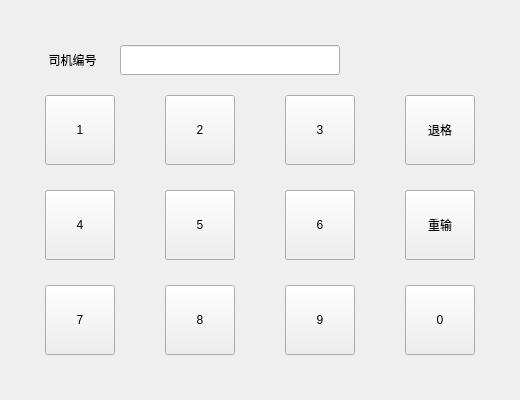
<?xml version="1.0" encoding="UTF-8"?>
<ui version="4.0">
 <class>KeyBoard</class>
 <widget class="QWidget" name="KeyBoard">
  <property name="geometry">
   <rect>
    <x>0</x>
    <y>0</y>
    <width>520</width>
    <height>400</height>
   </rect>
  </property>
  <property name="windowTitle">
   <string>Form</string>
  </property>
  <layout class="QGridLayout" name="gridLayout_2">
   <item row="0" column="1">
    <spacer name="verticalSpacer_2">
     <property name="orientation">
      <enum>Qt::Vertical</enum>
     </property>
     <property name="sizeHint" stdset="0">
      <size>
       <width>20</width>
       <height>17</height>
      </size>
     </property>
    </spacer>
   </item>
   <item row="1" column="0">
    <spacer name="horizontalSpacer_2">
     <property name="orientation">
      <enum>Qt::Horizontal</enum>
     </property>
     <property name="sizeHint" stdset="0">
      <size>
       <width>25</width>
       <height>20</height>
      </size>
     </property>
    </spacer>
   </item>
   <item row="1" column="1">
    <layout class="QVBoxLayout" name="verticalLayout">
     <property name="spacing">
      <number>20</number>
     </property>
     <item>
      <layout class="QHBoxLayout" name="horizontalLayout">
       <item>
        <widget class="QLabel" name="idLabel">
         <property name="minimumSize">
          <size>
           <width>55</width>
           <height>30</height>
          </size>
         </property>
         <property name="text">
          <string>司机编号</string>
         </property>
         <property name="alignment">
          <set>Qt::AlignCenter</set>
         </property>
        </widget>
       </item>
       <item>
        <widget class="QLineEdit" name="idLineedit">
         <property name="minimumSize">
          <size>
           <width>220</width>
           <height>30</height>
          </size>
         </property>
         <property name="maximumSize">
          <size>
           <width>16777215</width>
           <height>30</height>
          </size>
         </property>
        </widget>
       </item>
       <item>
        <spacer name="horizontalSpacer">
         <property name="orientation">
          <enum>Qt::Horizontal</enum>
         </property>
         <property name="sizeHint" stdset="0">
          <size>
           <width>40</width>
           <height>20</height>
          </size>
         </property>
        </spacer>
       </item>
      </layout>
     </item>
     <item>
      <layout class="QGridLayout" name="gridLayout">
       <property name="horizontalSpacing">
        <number>50</number>
       </property>
       <property name="verticalSpacing">
        <number>25</number>
       </property>
       <item row="0" column="0">
        <widget class="QPushButton" name="keyBoard1">
         <property name="sizePolicy">
          <sizepolicy hsizetype="Maximum" vsizetype="Maximum">
           <horstretch>0</horstretch>
           <verstretch>0</verstretch>
          </sizepolicy>
         </property>
         <property name="minimumSize">
          <size>
           <width>70</width>
           <height>70</height>
          </size>
         </property>
         <property name="maximumSize">
          <size>
           <width>70</width>
           <height>70</height>
          </size>
         </property>
         <property name="styleSheet">
          <string notr="true"/>
         </property>
         <property name="text">
          <string>1</string>
         </property>
         <property name="autoRepeat">
          <bool>false</bool>
         </property>
         <property name="autoDefault">
          <bool>false</bool>
         </property>
         <property name="default">
          <bool>false</bool>
         </property>
         <property name="flat">
          <bool>false</bool>
         </property>
        </widget>
       </item>
       <item row="0" column="1">
        <widget class="QPushButton" name="keyBoard2">
         <property name="sizePolicy">
          <sizepolicy hsizetype="Maximum" vsizetype="Maximum">
           <horstretch>0</horstretch>
           <verstretch>0</verstretch>
          </sizepolicy>
         </property>
         <property name="minimumSize">
          <size>
           <width>70</width>
           <height>70</height>
          </size>
         </property>
         <property name="maximumSize">
          <size>
           <width>70</width>
           <height>70</height>
          </size>
         </property>
         <property name="text">
          <string>2</string>
         </property>
         <property name="autoRepeat">
          <bool>false</bool>
         </property>
         <property name="autoDefault">
          <bool>false</bool>
         </property>
         <property name="default">
          <bool>false</bool>
         </property>
         <property name="flat">
          <bool>false</bool>
         </property>
        </widget>
       </item>
       <item row="0" column="2">
        <widget class="QPushButton" name="keyBoard3">
         <property name="sizePolicy">
          <sizepolicy hsizetype="Maximum" vsizetype="Maximum">
           <horstretch>0</horstretch>
           <verstretch>0</verstretch>
          </sizepolicy>
         </property>
         <property name="minimumSize">
          <size>
           <width>70</width>
           <height>70</height>
          </size>
         </property>
         <property name="maximumSize">
          <size>
           <width>70</width>
           <height>70</height>
          </size>
         </property>
         <property name="text">
          <string>3</string>
         </property>
         <property name="autoRepeat">
          <bool>false</bool>
         </property>
         <property name="autoDefault">
          <bool>false</bool>
         </property>
         <property name="default">
          <bool>false</bool>
         </property>
         <property name="flat">
          <bool>false</bool>
         </property>
        </widget>
       </item>
       <item row="0" column="3">
        <widget class="QPushButton" name="keyBoardDelete">
         <property name="sizePolicy">
          <sizepolicy hsizetype="Maximum" vsizetype="Maximum">
           <horstretch>0</horstretch>
           <verstretch>0</verstretch>
          </sizepolicy>
         </property>
         <property name="minimumSize">
          <size>
           <width>70</width>
           <height>70</height>
          </size>
         </property>
         <property name="maximumSize">
          <size>
           <width>70</width>
           <height>70</height>
          </size>
         </property>
         <property name="text">
          <string>退格</string>
         </property>
         <property name="autoRepeat">
          <bool>false</bool>
         </property>
         <property name="autoDefault">
          <bool>false</bool>
         </property>
         <property name="default">
          <bool>false</bool>
         </property>
         <property name="flat">
          <bool>false</bool>
         </property>
        </widget>
       </item>
       <item row="1" column="0">
        <widget class="QPushButton" name="keyBoard4">
         <property name="sizePolicy">
          <sizepolicy hsizetype="Maximum" vsizetype="Maximum">
           <horstretch>0</horstretch>
           <verstretch>0</verstretch>
          </sizepolicy>
         </property>
         <property name="minimumSize">
          <size>
           <width>70</width>
           <height>70</height>
          </size>
         </property>
         <property name="maximumSize">
          <size>
           <width>70</width>
           <height>70</height>
          </size>
         </property>
         <property name="text">
          <string>4</string>
         </property>
         <property name="autoRepeat">
          <bool>false</bool>
         </property>
         <property name="autoDefault">
          <bool>false</bool>
         </property>
         <property name="default">
          <bool>false</bool>
         </property>
         <property name="flat">
          <bool>false</bool>
         </property>
        </widget>
       </item>
       <item row="1" column="1">
        <widget class="QPushButton" name="keyBoard5">
         <property name="sizePolicy">
          <sizepolicy hsizetype="Maximum" vsizetype="Maximum">
           <horstretch>0</horstretch>
           <verstretch>0</verstretch>
          </sizepolicy>
         </property>
         <property name="minimumSize">
          <size>
           <width>70</width>
           <height>70</height>
          </size>
         </property>
         <property name="maximumSize">
          <size>
           <width>70</width>
           <height>70</height>
          </size>
         </property>
         <property name="text">
          <string>5</string>
         </property>
         <property name="autoRepeat">
          <bool>false</bool>
         </property>
         <property name="autoDefault">
          <bool>false</bool>
         </property>
         <property name="default">
          <bool>false</bool>
         </property>
         <property name="flat">
          <bool>false</bool>
         </property>
        </widget>
       </item>
       <item row="1" column="2">
        <widget class="QPushButton" name="keyBoard6">
         <property name="sizePolicy">
          <sizepolicy hsizetype="Maximum" vsizetype="Maximum">
           <horstretch>0</horstretch>
           <verstretch>0</verstretch>
          </sizepolicy>
         </property>
         <property name="minimumSize">
          <size>
           <width>70</width>
           <height>70</height>
          </size>
         </property>
         <property name="maximumSize">
          <size>
           <width>70</width>
           <height>70</height>
          </size>
         </property>
         <property name="text">
          <string>6</string>
         </property>
         <property name="autoRepeat">
          <bool>false</bool>
         </property>
         <property name="autoDefault">
          <bool>false</bool>
         </property>
         <property name="default">
          <bool>false</bool>
         </property>
         <property name="flat">
          <bool>false</bool>
         </property>
        </widget>
       </item>
       <item row="1" column="3">
        <widget class="QPushButton" name="keyBoardClear">
         <property name="sizePolicy">
          <sizepolicy hsizetype="Maximum" vsizetype="Maximum">
           <horstretch>0</horstretch>
           <verstretch>0</verstretch>
          </sizepolicy>
         </property>
         <property name="minimumSize">
          <size>
           <width>70</width>
           <height>70</height>
          </size>
         </property>
         <property name="maximumSize">
          <size>
           <width>70</width>
           <height>70</height>
          </size>
         </property>
         <property name="text">
          <string>重输</string>
         </property>
         <property name="autoRepeat">
          <bool>false</bool>
         </property>
         <property name="autoDefault">
          <bool>false</bool>
         </property>
         <property name="default">
          <bool>false</bool>
         </property>
         <property name="flat">
          <bool>false</bool>
         </property>
        </widget>
       </item>
       <item row="2" column="0">
        <widget class="QPushButton" name="keyBoard7">
         <property name="sizePolicy">
          <sizepolicy hsizetype="Maximum" vsizetype="Maximum">
           <horstretch>0</horstretch>
           <verstretch>0</verstretch>
          </sizepolicy>
         </property>
         <property name="minimumSize">
          <size>
           <width>70</width>
           <height>70</height>
          </size>
         </property>
         <property name="maximumSize">
          <size>
           <width>70</width>
           <height>70</height>
          </size>
         </property>
         <property name="text">
          <string>7</string>
         </property>
         <property name="autoRepeat">
          <bool>false</bool>
         </property>
         <property name="autoDefault">
          <bool>false</bool>
         </property>
         <property name="default">
          <bool>false</bool>
         </property>
         <property name="flat">
          <bool>false</bool>
         </property>
        </widget>
       </item>
       <item row="2" column="1">
        <widget class="QPushButton" name="keyBoard8">
         <property name="sizePolicy">
          <sizepolicy hsizetype="Maximum" vsizetype="Maximum">
           <horstretch>0</horstretch>
           <verstretch>0</verstretch>
          </sizepolicy>
         </property>
         <property name="minimumSize">
          <size>
           <width>70</width>
           <height>70</height>
          </size>
         </property>
         <property name="maximumSize">
          <size>
           <width>70</width>
           <height>70</height>
          </size>
         </property>
         <property name="text">
          <string>8</string>
         </property>
         <property name="autoRepeat">
          <bool>false</bool>
         </property>
         <property name="autoDefault">
          <bool>false</bool>
         </property>
         <property name="default">
          <bool>false</bool>
         </property>
         <property name="flat">
          <bool>false</bool>
         </property>
        </widget>
       </item>
       <item row="2" column="2">
        <widget class="QPushButton" name="keyBoard9">
         <property name="sizePolicy">
          <sizepolicy hsizetype="Maximum" vsizetype="Maximum">
           <horstretch>0</horstretch>
           <verstretch>0</verstretch>
          </sizepolicy>
         </property>
         <property name="minimumSize">
          <size>
           <width>70</width>
           <height>70</height>
          </size>
         </property>
         <property name="maximumSize">
          <size>
           <width>70</width>
           <height>70</height>
          </size>
         </property>
         <property name="text">
          <string>9</string>
         </property>
         <property name="autoRepeat">
          <bool>false</bool>
         </property>
         <property name="autoDefault">
          <bool>false</bool>
         </property>
         <property name="default">
          <bool>false</bool>
         </property>
         <property name="flat">
          <bool>false</bool>
         </property>
        </widget>
       </item>
       <item row="2" column="3">
        <widget class="QPushButton" name="keyBoard0">
         <property name="sizePolicy">
          <sizepolicy hsizetype="Maximum" vsizetype="Maximum">
           <horstretch>0</horstretch>
           <verstretch>0</verstretch>
          </sizepolicy>
         </property>
         <property name="minimumSize">
          <size>
           <width>70</width>
           <height>70</height>
          </size>
         </property>
         <property name="maximumSize">
          <size>
           <width>70</width>
           <height>70</height>
          </size>
         </property>
         <property name="text">
          <string>0</string>
         </property>
         <property name="checkable">
          <bool>false</bool>
         </property>
         <property name="autoRepeat">
          <bool>false</bool>
         </property>
         <property name="autoDefault">
          <bool>false</bool>
         </property>
         <property name="default">
          <bool>false</bool>
         </property>
         <property name="flat">
          <bool>false</bool>
         </property>
        </widget>
       </item>
      </layout>
     </item>
    </layout>
   </item>
   <item row="1" column="2">
    <spacer name="horizontalSpacer_3">
     <property name="orientation">
      <enum>Qt::Horizontal</enum>
     </property>
     <property name="sizeHint" stdset="0">
      <size>
       <width>25</width>
       <height>20</height>
      </size>
     </property>
    </spacer>
   </item>
   <item row="2" column="1">
    <spacer name="verticalSpacer">
     <property name="orientation">
      <enum>Qt::Vertical</enum>
     </property>
     <property name="sizeHint" stdset="0">
      <size>
       <width>20</width>
       <height>31</height>
      </size>
     </property>
    </spacer>
   </item>
  </layout>
 </widget>
 <resources/>
 <connections/>
</ui>
